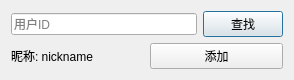
<?xml version="1.0" encoding="UTF-8"?>
<ui version="4.0">
 <class>AddFriend</class>
 <widget class="QDialog" name="AddFriend">
  <property name="geometry">
   <rect>
    <x>0</x>
    <y>0</y>
    <width>294</width>
    <height>79</height>
   </rect>
  </property>
  <property name="windowTitle">
   <string>添加好友</string>
  </property>
  <layout class="QVBoxLayout" name="verticalLayout">
   <item>
    <layout class="QHBoxLayout" name="horizontalLayout_2">
     <item>
      <widget class="QLineEdit" name="lineEditId">
       <property name="placeholderText">
        <string>用户ID</string>
       </property>
      </widget>
     </item>
     <item>
      <widget class="QPushButton" name="btnSelect">
       <property name="text">
        <string>查找</string>
       </property>
      </widget>
     </item>
    </layout>
   </item>
   <item>
    <layout class="QHBoxLayout" name="horizontalLayout">
     <item>
      <widget class="QLabel" name="labelNickname">
       <property name="text">
        <string>昵称: nickname</string>
       </property>
      </widget>
     </item>
     <item>
      <widget class="QPushButton" name="btnAdd">
       <property name="text">
        <string>添加</string>
       </property>
      </widget>
     </item>
    </layout>
   </item>
  </layout>
 </widget>
 <resources/>
 <connections/>
</ui>
